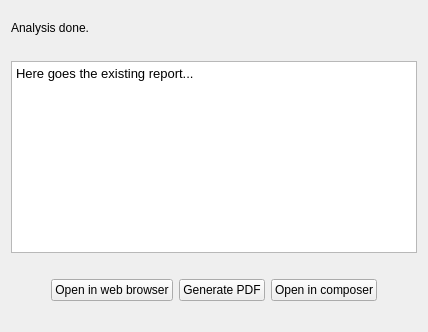
     <widget class="QWidget" name="pgF21GeneratePDF">
      <layout class="QVBoxLayout" name="verticalLayout_17">
       <item>
        <spacer name="verticalSpacer_57">
         <property name="orientation">
          <enum>Qt::Vertical</enum>
         </property>
         <property name="sizeType">
          <enum>QSizePolicy::Fixed</enum>
         </property>
         <property name="sizeHint" stdset="0">
          <size>
           <width>20</width>
           <height>10</height>
          </size>
         </property>
        </spacer>
       </item>
       <item>
        <widget class="QLabel" name="label_19">
         <property name="text">
          <string>Analysis done.</string>
         </property>
         <property name="wordWrap">
          <bool>true</bool>
         </property>
        </widget>
       </item>
       <item>
        <spacer name="verticalSpacer_58">
         <property name="orientation">
          <enum>Qt::Vertical</enum>
         </property>
         <property name="sizeType">
          <enum>QSizePolicy::Fixed</enum>
         </property>
         <property name="sizeHint" stdset="0">
          <size>
           <width>20</width>
           <height>20</height>
          </size>
         </property>
        </spacer>
       </item>
       <item>
        <widget class="QTextBrowser" name="textBrowser_2">
         <property name="html">
          <string>&lt;!DOCTYPE HTML PUBLIC &quot;-//W3C//DTD HTML 4.0//EN&quot; &quot;http://www.w3.org/TR/REC-html40/strict.dtd&quot;&gt;
&lt;html&gt;&lt;head&gt;&lt;meta name=&quot;qrichtext&quot; content=&quot;1&quot; /&gt;&lt;style type=&quot;text/css&quot;&gt;
p, li { white-space: pre-wrap; }
&lt;/style&gt;&lt;/head&gt;&lt;body style=&quot; font-family:'DejaVu Sans'; font-size:10pt; font-weight:400; font-style:normal;&quot;&gt;
&lt;p style=&quot; margin-top:0px; margin-bottom:0px; margin-left:0px; margin-right:0px; -qt-block-indent:0; text-indent:0px;&quot;&gt;Here goes the existing report...&lt;/p&gt;&lt;/body&gt;&lt;/html&gt;</string>
         </property>
        </widget>
       </item>
       <item>
        <spacer name="verticalSpacer_63">
         <property name="orientation">
          <enum>Qt::Vertical</enum>
         </property>
         <property name="sizeType">
          <enum>QSizePolicy::Fixed</enum>
         </property>
         <property name="sizeHint" stdset="0">
          <size>
           <width>20</width>
           <height>20</height>
          </size>
         </property>
        </spacer>
       </item>
       <item>
        <layout class="QHBoxLayout" name="horizontalLayout">
         <item>
          <spacer name="horizontalSpacer_23">
           <property name="orientation">
            <enum>Qt::Horizontal</enum>
           </property>
           <property name="sizeHint" stdset="0">
            <size>
             <width>40</width>
             <height>20</height>
            </size>
           </property>
          </spacer>
         </item>
         <item>
          <widget class="QPushButton" name="pushButton_3">
           <property name="text">
            <string>Open in web browser</string>
           </property>
          </widget>
         </item>
         <item>
          <widget class="QPushButton" name="pushButton">
           <property name="text">
            <string>Generate PDF</string>
           </property>
          </widget>
         </item>
         <item>
          <widget class="QPushButton" name="pushButton_2">
           <property name="text">
            <string>Open in composer</string>
           </property>
          </widget>
         </item>
         <item>
          <spacer name="horizontalSpacer_12">
           <property name="orientation">
            <enum>Qt::Horizontal</enum>
           </property>
           <property name="sizeHint" stdset="0">
            <size>
             <width>40</width>
             <height>20</height>
            </size>
           </property>
          </spacer>
         </item>
        </layout>
       </item>
       <item>
        <spacer name="verticalSpacer_59">
         <property name="orientation">
          <enum>Qt::Vertical</enum>
         </property>
         <property name="sizeType">
          <enum>QSizePolicy::Fixed</enum>
         </property>
         <property name="sizeHint" stdset="0">
          <size>
           <width>20</width>
           <height>20</height>
          </size>
         </property>
        </spacer>
       </item>
      </layout>
     </widget>
